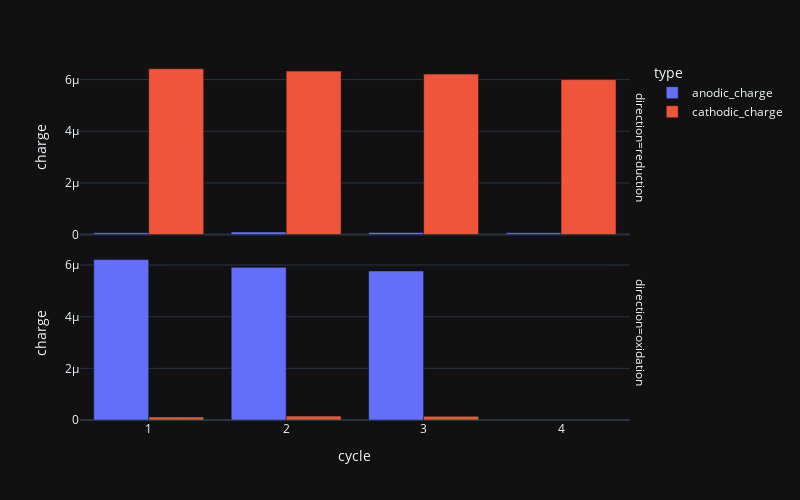

Notebook source saved alongside this figure:
### Code cell
my_cv.show_charge_passed(width=800, height=500, template='plotly_dark')

### Figure 1 — Plotly figure (JSON) as saved in the notebook; plotly's stock layout.template omitted (floating-point values rounded to 4 significant figures)
{"data": [{"alignmentgroup": "True", "hovertemplate": "type=anodic_charge<br>direction=reduction<br>cycle=%{x}<br>charge=%{y}<extra></extra>", "legendgroup": "anodic_charge", "marker": {"color": "#636efa", "pattern": {"shape": ""}}, "name": "anodic_charge", "offsetgroup": "anodic_charge", "orientation": "v", "showlegend": true, "textposition": "auto", "type": "bar", "x": [1, 2, 3, 4], "xaxis": "x2", "y": [7.403e-08, 1.017e-07, 8.211e-08, 7.244e-08], "yaxis": "y2"}, {"alignmentgroup": "True", "hovertemplate": "type=anodic_charge<br>direction=oxidation<br>cycle=%{x}<br>charge=%{y}<extra></extra>", "legendgroup": "anodic_charge", "marker": {"color": "#636efa", "pattern": {"shape": ""}}, "name": "anodic_charge", "offsetgroup": "anodic_charge", "orientation": "v", "showlegend": false, "textposition": "auto", "type": "bar", "x": [1, 2, 3], "xaxis": "x", "y": [6.21e-06, 5.91e-06, 5.771e-06], "yaxis": "y"}, {"alignmentgroup": "True", "hovertemplate": "type=cathodic_charge<br>direction=reduction<br>cycle=%{x}<br>charge=%{y}<extra></extra>", "legendgroup": "cathodic_charge", "marker": {"color": "#EF553B", "pattern": {"shape": ""}}, "name": "cathodic_charge", "offsetgroup": "cathodic_charge", "orientation": "v", "showlegend": true, "textposition": "auto", "type": "bar", "x": [1, 2, 3, 4], "xaxis": "x2", "y": [6.422e-06, 6.329e-06, 6.213e-06, 6e-06], "yaxis": "y2"}, {"alignmentgroup": "True", "hovertemplate": "type=cathodic_charge<br>direction=oxidation<br>cycle=%{x}<br>charge=%{y}<extra></extra>", "legendgroup": "cathodic_charge", "marker": {"color": "#EF553B", "pattern": {"shape": ""}}, "name": "cathodic_charge", "offsetgroup": "cathodic_charge", "orientation": "v", "showlegend": false, "textposition": "auto", "type": "bar", "x": [1, 2, 3], "xaxis": "x", "y": [1.167e-07, 1.51e-07, 1.424e-07], "yaxis": "y"}], "layout": {"annotations": [{"font": {}, "showarrow": false, "text": "direction=oxidation", "textangle": 90, "x": 0.98, "xanchor": "left", "xref": "paper", "y": 0.2425, "yanchor": "middle", "yref": "paper"}, {"font": {}, "showarrow": false, "text": "direction=reduction", "textangle": 90, "x": 0.98, "xanchor": "left", "xref": "paper", "y": 0.7575, "yanchor": "middle", "yref": "paper"}], "barmode": "group", "height": 500, "legend": {"title": {"text": "type"}, "tracegroupgap": 0}, "margin": {"t": 60}, "width": 800, "xaxis": {"anchor": "y", "domain": [0, 0.98], "title": {"text": "cycle"}}, "xaxis2": {"anchor": "y2", "domain": [0, 0.98], "matches": "x", "showticklabels": false}, "yaxis": {"anchor": "x", "domain": [0, 0.485], "title": {"text": "charge"}}, "yaxis2": {"anchor": "x2", "domain": [0.515, 1], "matches": "y", "title": {"text": "charge"}}}}
